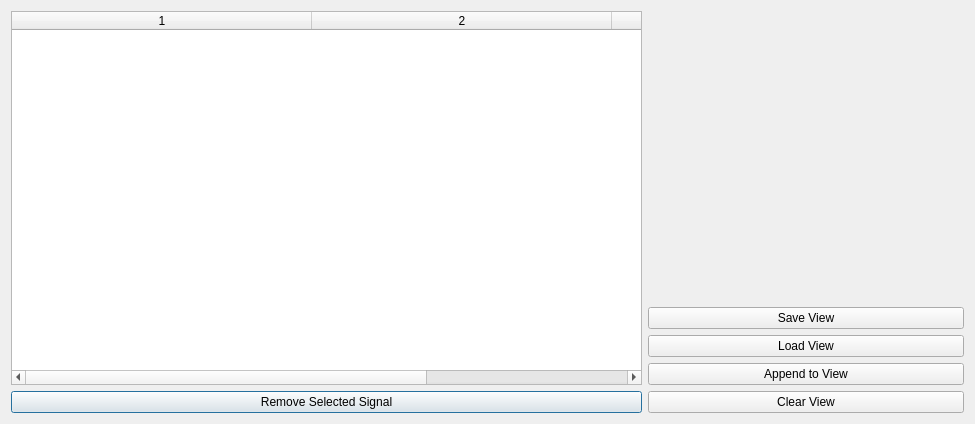
<?xml version='1.0' encoding='UTF-8'?>
<ui version="4.0">
 <class>SignalViewerWindow</class>
 <widget class="QDialog" name="SignalViewerWindow">
  <property name="geometry">
   <rect>
    <x>0</x>
    <y>0</y>
    <width>975</width>
    <height>424</height>
   </rect>
  </property>
  <property name="windowTitle">
   <string>Signal Viewer</string>
  </property>
  <layout class="QHBoxLayout" name="horizontalLayout" stretch="2,1">
   <item>
    <layout class="QVBoxLayout" name="verticalLayout_2">
     <item>
      <widget class="QTableWidget" name="tableViewer">
       <property name="sortingEnabled">
        <bool>true</bool>
       </property>
       <property name="columnCount">
        <number>3</number>
       </property>
       <attribute name="horizontalHeaderDefaultSectionSize">
        <number>300</number>
       </attribute>
       <attribute name="horizontalHeaderStretchLastSection">
        <bool>true</bool>
       </attribute>
       <attribute name="verticalHeaderStretchLastSection">
        <bool>false</bool>
       </attribute>
       <column />
       <column />
       <column />
      </widget>
     </item>
     <item>
      <widget class="QPushButton" name="btnRemove">
       <property name="text">
        <string>Remove Selected Signal</string>
       </property>
      </widget>
     </item>
    </layout>
   </item>
   <item>
    <layout class="QVBoxLayout" name="verticalLayout">
     <item><widget class="DbcSignalSelectorTree" name="signalTree" native="true" /></item><item>
      <spacer name="verticalSpacer">
       <property name="orientation">
        <enum>Qt::Vertical</enum>
       </property>
       <property name="sizeHint" stdset="0">
        <size>
         <width>20</width>
         <height>40</height>
        </size>
       </property>
      </spacer>
     </item>
     <item>
      <widget class="QPushButton" name="btnSave">
       <property name="text">
        <string>Save View</string>
       </property>
      </widget>
     </item>
     <item>
      <widget class="QPushButton" name="btnLoad">
       <property name="text">
        <string>Load View</string>
       </property>
      </widget>
     </item>
     <item>
      <widget class="QPushButton" name="btnAppend">
       <property name="text">
        <string>Append to View</string>
       </property>
      </widget>
     </item>
     <item>
      <widget class="QPushButton" name="btnClear">
       <property name="text">
        <string>Clear View</string>
       </property>
      </widget>
     </item>
    </layout>
   </item>
  </layout>
 </widget>
 <resources />
 <connections />
<customwidgets><customwidget><class>DbcSignalSelectorTree</class><extends>QWidget</extends><header>dbcsignalselectortree.h</header><container>1</container></customwidget></customwidgets></ui>
